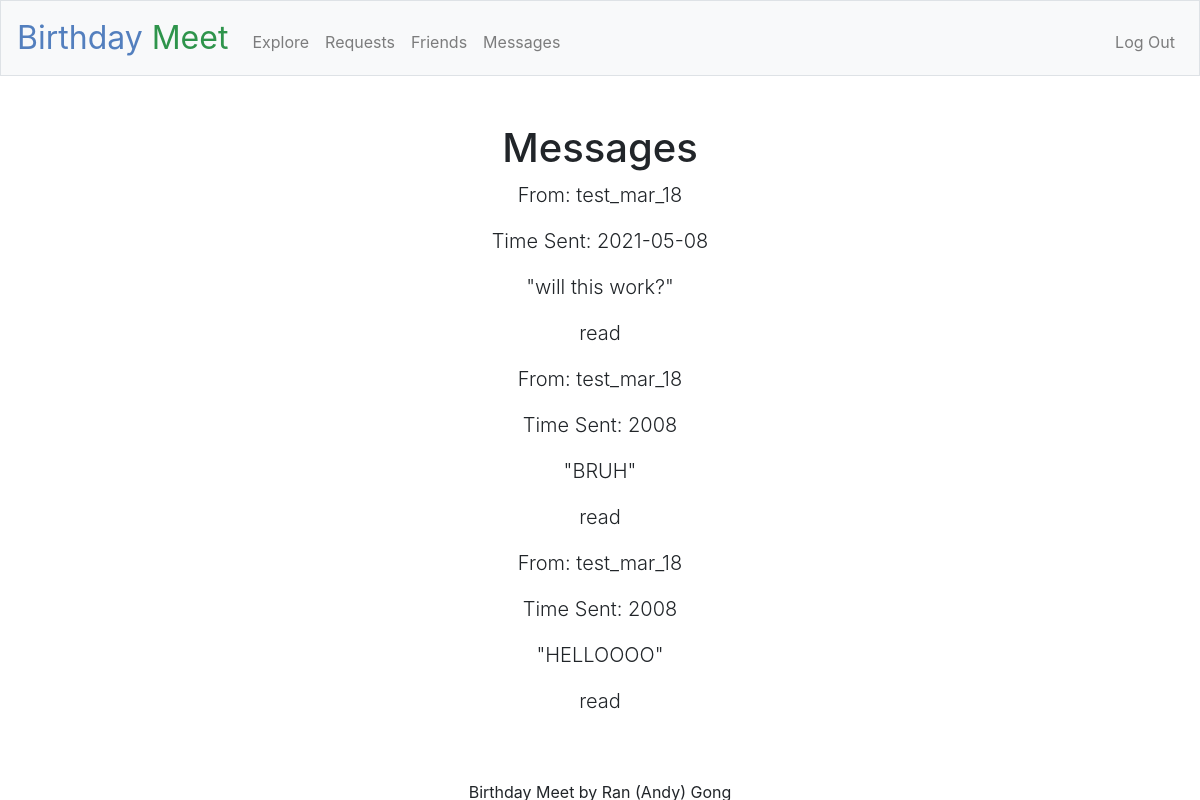
/messages (signed in), run on an earlier commit of the app's database.
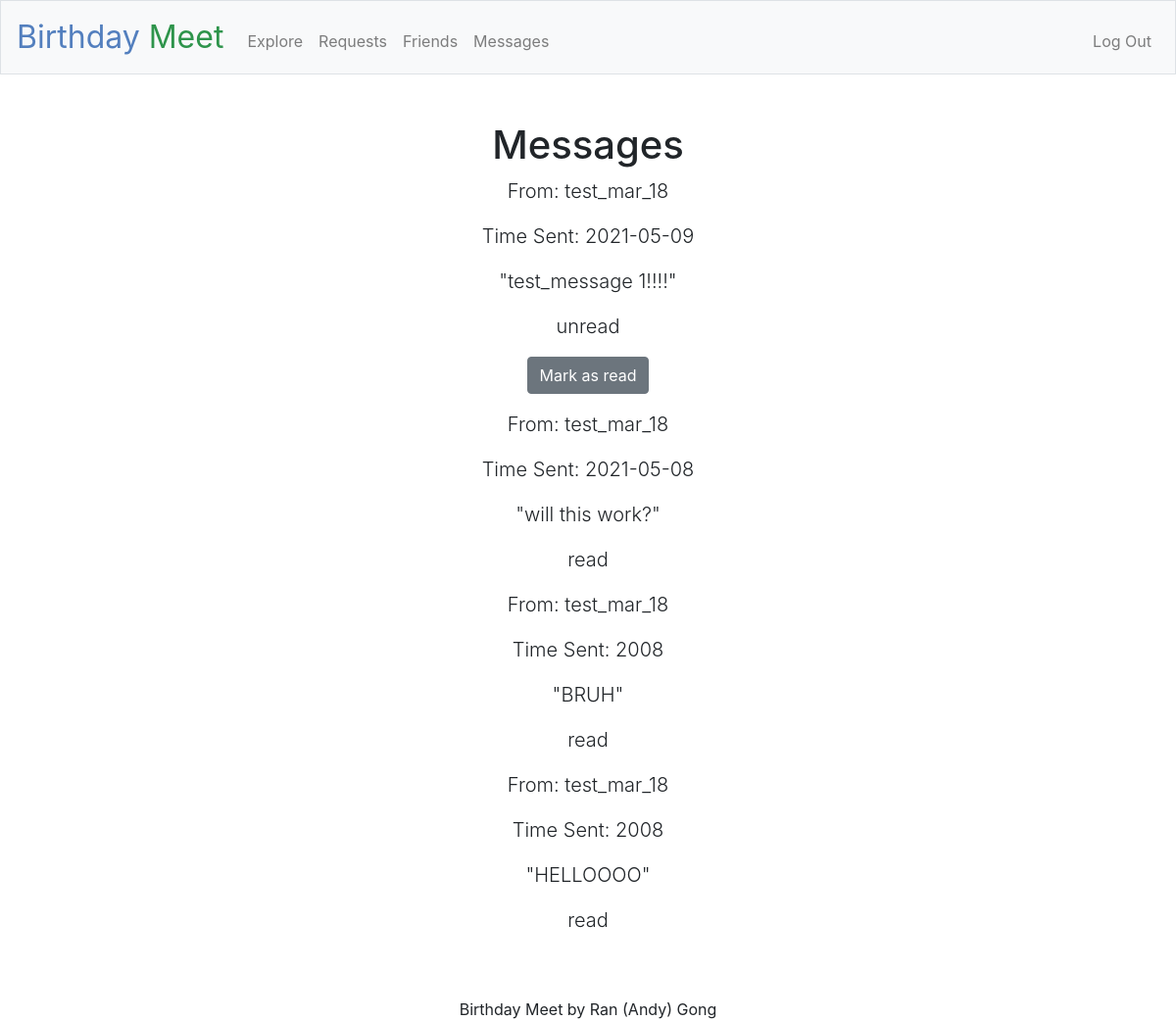
And on a later commit of the database.
### tables this page shows
CREATE TABLE users (id INTEGER, username TEXT NOT NULL, hash TEXT NOT NULL, month INTEGER NOT NULL, day INTEGER NOT NULL, PRIMARY KEY(id));

CREATE TABLE messages (
        id INTEGER,
        sender_id INTEGER NOT NULL,
        receiver_id INTEGER NOT NULL,
        message_text TEXT NOT NULL,
        when_sent DATE NOT NULL,
        is_read BIT NOT NULL,
        FOREIGN KEY (sender_id) REFERENCES users (id),
        FOREIGN KEY (receiver_id) REFERENCES users (id),
        PRIMARY KEY(id)
    );

### app.py (the view, shortened to what this page needs)
@app.route("/messages", methods=["GET", "POST"])
@login_required
def messages():
    error = None
    list_of_messages_info = []
    list_of_messages_from_database = db.execute("SELECT * FROM messages WHERE receiver_id = ?", session.get("user_id"))
    for message_from_database in list_of_messages_from_database:
        sender_username = db.execute("SELECT * FROM users WHERE id = ?", message_from_database["sender_id"])[0]["username"]
        is_read = (message_from_database["is_read"] == 1)
        list_of_messages_info.append({
            "message": message_from_database["message_text"],
            "id": message_from_database["id"],
            "sender_username": sender_username,
            "time_sent": message_from_database["when_sent"],
            "is_read": is_read
        })
    list_of_messages_info.reverse()
    return render_template("messages.html", list_of_messages_info=list_of_messages_info, error=error)

### app.py (called while the page is built)
@app.after_request
def after_request(response):
    response.headers["Cache-Control"] = "no-cache, no-store, must-revalidate"
    response.headers["Expires"] = 0
    response.headers["Pragma"] = "no-cache"
    return response

def login_required(f):
    @wraps(f)
    def decorated_function(*args, **kwargs):
        if session.get("user_id") is None:
            flash("You are currently not logged in!")
            return redirect("/login")
        return f(*args, **kwargs)
    return decorated_function

### templates/messages.html (shortened to what this page needs)
{% extends "layout.html" %}
{% block main %}
<h1 class="display-5 fw-bold">Messages</h1>
{% if list_of_messages_info %}
    {% for message in list_of_messages_info %}
        <p class="lead">
            From: {{ message.sender_username }}
        </p>
        <p class="lead">
            Time Sent: {{ message.time_sent }}
        </p>
        <p class="lead">
            "{{ message.message }}"
        </p>
        {% if message.is_read %}
            <p class="lead">
                read
            </p>
        {% else %}
            <p class="lead">
                unread
            </p>
        {% endif %}
        {% if not message.is_read %}
            <form action="/messages" method="post">
                <div class="form-group">
                    <button class="btn btn-secondary" type="submit">Mark as read</button>
                </div>
            </form>
        {% endif %}
    {% endfor %}
{% else %}
    NO MESSAGES YET
{% endif %}
{% endblock %}

### templates/layout.html (shortened to what this page needs)
<!DOCTYPE html>
<html lang="en">
    <head>
        <link rel="stylesheet" href="https://cdn.jsdelivr.net/npm/bootstrap@4.5.3/dist/css/bootstrap.min.css">
        <link href="/static/styles.css" rel="stylesheet">
    </head>
    <body>
        <nav class="navbar navbar-expand-md navbar-light bg-light border">
            <a class="navbar-brand" href="/"><span class="blue">Birthday</span> <span class="green">Meet</span></a>
            <div class="collapse navbar-collapse" id="navbar">
                {% if session.user_id %}
                    <ul class="navbar-nav mr-auto mt-2">
                        <li class="nav-item"><a class="nav-link" href="/explore">Explore</a></li>
                        <li class="nav-item"><a class="nav-link" href="/requests">Requests</a></li>
                        <li class="nav-item"><a class="nav-link" href="/friends">Friends</a></li>
                        <li class="nav-item"><a class="nav-link" href="/messages">Messages</a></li>
                    </ul>
                    <ul class="navbar-nav ml-auto mt-2">
                        <li class="nav-item"><a class="nav-link" href="/logout">Log Out</a></li>
                    </ul>
                {% else %}
                    <ul class="navbar-nav ml-auto mt-2">
                        <li class="nav-item"><a class="nav-link" href="/register">Register</a></li>
                        <li class="nav-item"><a class="nav-link" href="/login">Log In</a></li>
                    </ul>
                {% endif %}
            </div>
        </nav>
        <main class="container p-5">
            {% block main %}{% endblock %}
        </main>
        <footer class="text-center">
            Birthday Meet by Ran (Andy) Gong
        </footer>
    </body>
</html>

### static/styles.css (style rules this page uses)
nav .navbar-brand { font-size: xx-large; }
nav .navbar-brand .blue { color: #537fbe; }
nav .navbar-brand .green { color: #2e944b; }
main { overflow-x: auto; text-align: center; }

What changed in the data, as far as the page shows it:
added messages: time_sent "2021-05-09", message "test_message 1!!!!"
Also different on the page:
new list line: "From: Time Sent: \" \" unread Mark as read"
new list line: "test_mar_18"
